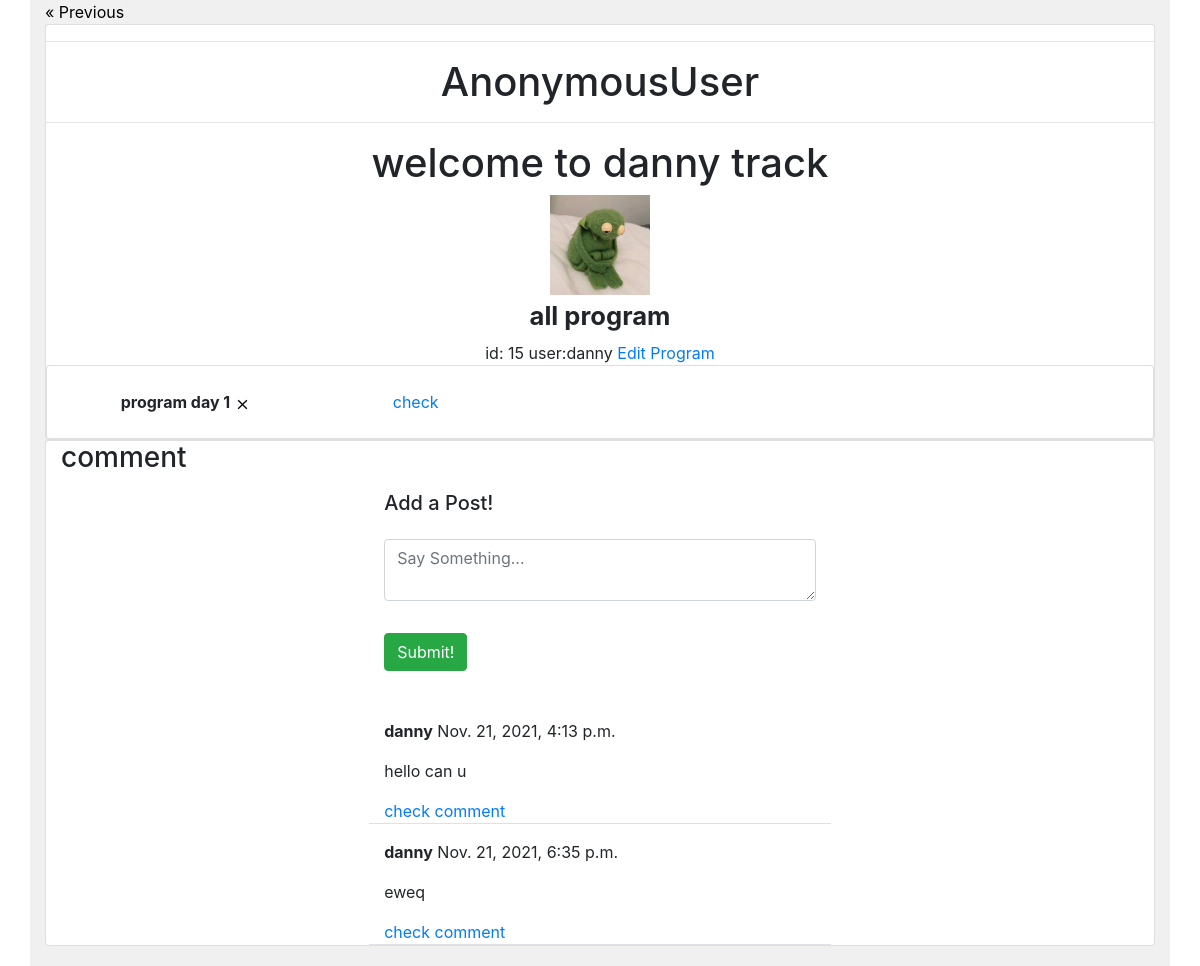
/trainer/track/15, run on the app's committed database.
### Users/models.py (models this page shows, shortened)
class Customer(models.Model):
    user = models.OneToOneField(User, on_delete=models.CASCADE, blank=True)
    owned = models.ForeignKey('Courses.Course', on_delete=models.CASCADE,
                              blank=True, related_name="study", null=True)
    weight = models.FloatField(default=0)
    height = models.FloatField(default=0)
    bmi = models.FloatField(default=0)
    trainer = models.ForeignKey('Trainer.Trainer', on_delete=models.CASCADE,related_name="my_trainer", null=True, blank=True)
    track_customer = models.OneToOneField(
        'Tracking.Tracks', related_name="tracks_owner", on_delete=models.SET_NULL, null=True, blank=True)
    profile_pic = models.ImageField(null=True, blank=True, default="user_default_pic.jfif")
    last_login = models.DateTimeField(auto_now=False, auto_now_add=True)

### Tracking/models.py (models this page shows, shortened)
class Program(models.Model):
    start_date = models.DateTimeField(auto_now=False, auto_now_add=False)
    end_date = models.DateTimeField()
    objective = models.ManyToManyField(Workout,related_name="workout")
    day = models.IntegerField(default=0)
    status = models.BooleanField(default=False)
    enable_check = models.BooleanField(default=True)

### social/models.py (models this page shows)
class Post(models.Model):
    body = models.TextField()
    created_on = models.DateTimeField(default=timezone.now)
    author = models.ForeignKey(User, on_delete=models.CASCADE)
    for_author = models.ForeignKey('Users.Customer',on_delete=models.CASCADE,related_name="my_post", null=True, blank=True)

### Trainer/views.py (the view, shortened to what this page needs)
# urls.py: path('track/<int:id>', views.customerTrack, name="customerTrack"),
def customerTrack(request, id):
    customer = get_object_or_404(Customer, pk=id)
    customer_join = get_object_or_404(Customer, pk=id).track_customer
    customer_track = get_object_or_404(Tracks, pk=customer_join.id)
    customer_program_day = customer_track.day_program.all()
    posts = customer.my_post.all()
    postform = PostForm()
    for i in customer_program_day:
        print(i.id)
    return render(request, "trainer/customerTrack.html", {
        "customer": customer,
        "track": customer_join,
        "program": customer_program_day,
        "posts":posts,
        "form":postform,
    }
    )

### social/forms.py
class PostForm(forms.ModelForm):
    body = forms.CharField(
        label='',
        widget=forms.Textarea(attrs={
            'rows': '2',
            'placeholder': 'Say Something...'
            }))
    class Meta:
        model = Post
        fields = ['body']

### Trainer/templates/trainer/customerTrack.html (shortened to what this page needs)
{% load crispy_forms_tags %}
<!DOCTYPE html>
<html>
<head>
    <link rel="stylesheet" href="https://stackpath.bootstrapcdn.com/bootstrap/4.1.3/css/bootstrap.min.css"
>
    <link rel="stylesheet" href="https://use.fontawesome.com/releases/v5.6.1/css/all.css"
>
</head>
<body>
    <div class="container" style="padding-bottom: 20px; background-color: rgb(240, 240, 240);">
        <a href="{% url 'Trainer:trainer_course' %}" class="previous">&laquo; Previous</a>
        <div class="main-body" style="text-align: center;">
            <div class="card">
                <div class="card-blog">
                    <hr>
                    <h1 style="text-align: center;">{{ request.user }}</h1>
                    <hr>
                    <h1>welcome to {{ customer.user }} track</h1>
                    <img src="{{customer.profile_pic.url}}" width="100" height="100">
                    <h2><small><b>
                                all program
                            </b> </small></h2>
                    <medium>
                        id: {{customer.id}} user:{{customer.user}}
                        <a href="{% url 'Trainer:edittrack'  customer.id %}">Edit Program</a></medium>
                </div>
                <div class="card">
                    <div class="col-lg-12 col-md-12">
                        {% for i in program %}
                        <div class="row py-1 ">
                            <div class="col-3 card-body">
                                <b> program day {{i.day}}</b>
                                {% if i.status %}
                                <svg width="20px" height="20px" viewBox="-81 0 512 512"
                                    xmlns="http://www.w3.org/2000/svg">
                                    <title>i-tick</title>
                                    <path d="M64 261L96 229 149 282 250 160 286 192 153 350 64 261Z" />
                                </svg>
                                {% else %}
                                <svg width="15px" height="15px" viewBox="-28 0 512 512"
                                    xmlns="http://www.w3.org/2000/svg">
                                    <title>cancel</title>
                                    <path
                                        d="M64 388L196 256 64 124 96 92 228 224 360 92 392 124 260 256 392 388 360 420 228 288 96 420 64 388Z" />
                                </svg>
                                {% endif %}
                            </div>
                            <div class="col-2 card-body">
                                <a href="{% url 'Trainer:program_customer' i.id %}">check</a>
                            </div>
                        </div>
                        {% endfor %}
                    </div>
                </div>
            </div>
        </div>
        <div class="main-body">
            <div class="card">
                <div class="col-lg-12 col-md-12">
                    <h3>
                        comment
                    </h3>
                    <div class="row justify-content-center mt-3">
                        <div class="col-md-5 col-sm-12">
                            <h5>Add a Post!</h5>
                        </div>
                    </div>
                    <div class="row justify-content-center mt-3 mb-5">
                        <div class="col-md-5 col-sm-12">
                            <form method="POST">
                                {{ form | crispy }}
                                <div class="d-grid gap-2">
                                    <button class="btn btn-success mt-3">Submit!</button>
                                </div>
                            </form>
                        </div>
                    </div>
                    {% for post in posts %}
                    <div class="row justify-content-center mt-3">
                        <div class="col-md-5 col-sm-12 border-bottom position-relative">
                            <p><strong>{{ post.author }}</strong> {{ post.created_on }}</p>
                            <p>{{ post.body }}</p>
                            <a class="stretched-link" href="{% url 'Trainer:post-detail' post.pk  %}">
                                check comment</a>
                        </div>
                    </div>
                    {% endfor %}
                </div>
            </div>
        </div>
    </div>
</body>
</html>

### Trainer/templates/trainer/customerTrack.html (style rules this page uses)
.previous { background-color: #f1f1f1; color: black; }

### data on the page
Customer: user "danny", profile_pic (picture), id "15"
Program: day "1", status False (drawn)
Post: author "danny", created_on "Nov. 21, 2021, 4:13 p.m.", body "hello can u"
Post: author "danny", created_on "Nov. 21, 2021, 6:35 p.m.", body "eweq"

### other printed values
{{ request.user }} "AnonymousUser"
